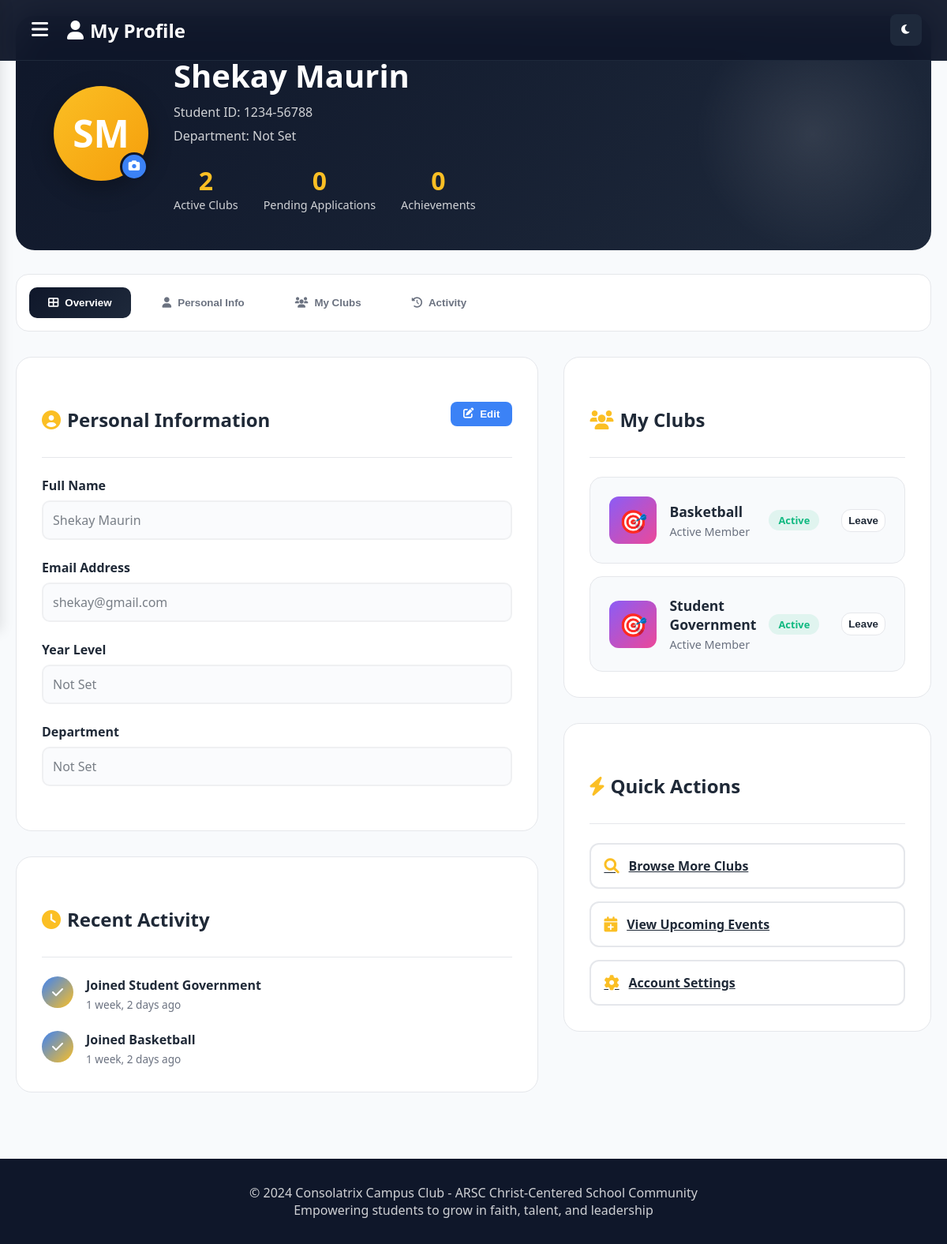
Screenshot of /profile/ (signed in) with the database file from the repository.
### CCC/models.py (models this page shows, shortened)
class User(AbstractUser):
    groups = models.ManyToManyField(
        'auth.Group',
        verbose_name='groups',
        blank=True,
        related_name='ccc_users',
        related_query_name='ccc_user',
        help_text='The groups this user belongs to.'
    )
    department = models.CharField(
        max_length=100,
        blank=True,
        null=True,
        help_text="Student's department/college"
    )
    user_permissions = models.ManyToManyField(
        'auth.Permission',
        verbose_name='user permissions',
        blank=True,
        related_name='ccc_users_permissions',
        related_query_name='ccc_user_permission',
        help_text='Specific permissions for this user.'
    )
    email = models.EmailField(unique=True)
    username = models.CharField(max_length=150, blank=True)
    student_id = models.CharField(max_length=20, unique=True)  # Changed from 10 to 20
    year_level = models.IntegerField(null=True)
    phone = models.CharField(max_length=15, blank=True, default='')
    bio = models.TextField(blank=True)
    interests = models.JSONField(default=list)
    newsletter = models.BooleanField(default=False)
    objects = CustomUserManager()
    USERNAME_FIELD = 'email'
    REQUIRED_FIELDS = ['username']

class ClubApplication(models.Model):
    STATUS_PENDING = 'PENDING'
    STATUS_APPROVED = 'APPROVED'
    STATUS_REJECTED = 'REJECTED'
    STATUS_CHOICES = [
        (STATUS_PENDING, 'Pending'),
        (STATUS_APPROVED, 'Approved'),
        (STATUS_REJECTED, 'Rejected'),
    ]
    user = models.ForeignKey(
        settings.AUTH_USER_MODEL,
        on_delete=models.CASCADE,
        related_name='club_applications'
    )
    club = models.ForeignKey(Club, on_delete=models.CASCADE, related_name='applications')
    message = models.TextField(blank=True)
    status = models.CharField(
        max_length=20,
        choices=STATUS_CHOICES,
        default=STATUS_PENDING
    )
    created_at = models.DateTimeField(auto_now_add=True)
    reviewed_at = models.DateTimeField(null=True, blank=True)
    reviewer = models.ForeignKey(
        settings.AUTH_USER_MODEL,
        null=True,
        blank=True,
        on_delete=models.SET_NULL,
        related_name='reviewed_applications'
    )
    class Meta:
        unique_together = ('user', 'club')
        ordering = ['-created_at']

class Club(models.Model):
    name = models.CharField(max_length=150, unique=True)
    slug = models.SlugField(max_length=160, unique=True)
    description = models.TextField(blank=True)
    members = models.ManyToManyField(
        settings.AUTH_USER_MODEL,
        related_name='clubs',
        blank=True,
        help_text='Users who are accepted members of this club'
    )
    created_at = models.DateTimeField(auto_now_add=True)
    def member_count(self):
        return self.members.count()
    member_count.short_description = 'Members'

### CCC/views.py (the view)
# urls.py: path('profile/', views.profile, name='profile'),
@login_required
def profile(request):
    user = request.user
    active_clubs = user.clubs.all()  # uses ManyToMany related_name='clubs'
    all_apps = ClubApplication.objects.filter(user=user).select_related('club').order_by('-created_at')
    context = {
        'user': user,
        'active_clubs': active_clubs,
        'pending_applications': all_apps.filter(status=ClubApplication.STATUS_PENDING),
        'approved_applications': all_apps.filter(status=ClubApplication.STATUS_APPROVED),
        'rejected_applications': all_apps.filter(status=ClubApplication.STATUS_REJECTED),
    }
    return render(request, 'profile.html', context)

### CCC/templates/profile.html (shortened to what this page needs)
{% load static %}
<!DOCTYPE html>
<html lang="en">
<head>
    <link href="https://cdnjs.cloudflare.com/ajax/libs/font-awesome/6.0.0/css/all.min.css" rel="stylesheet">
</head>
<body>
    <nav class="navbar">
        <div class="nav-container">
            <div class="nav-left">
                <button class="menu-toggle" onclick="openSidebar()">
                    <i class="fas fa-bars"></i>
                </button>
                <a href="{% url 'profile' %}" class="logo">
                    <i class="fas fa-user"></i>
                    My Profile
                </a>
            </div>
            <div class="nav-right">
                <button class="theme-toggle" onclick="toggleTheme()">
                    <i class="fas fa-moon" id="theme-icon"></i>
                </button>
            </div>
        </div>
    </nav>
    <div class="profile-container">
        <div class="profile-header">
            <div class="profile-header-content">
                <div class="profile-avatar">
                    {% with fn=user.first_name|default:'' ln=user.last_name|default:'' %}
                        {{ fn|slice:":1"|upper }}{{ ln|slice:":1"|upper }}
                    {% endwith %}
                    <div class="avatar-upload">
                        <i class="fas fa-camera"></i>
                    </div>
                </div>
                <div class="profile-info">
                    <h1>{{ user.get_full_name|default:user.email }}</h1>
                    <div class="student-id">Student ID: {{ user.student_id|default:"N/A" }}</div>
                    <div class="student-department">Department: {{ user.department|default:"Not Set" }}</div>
                    <div class="profile-stats">
                        <div class="stat-item">
                            <div class="stat-number">{{ active_clubs.count }}</div>
                            <div class="stat-label">Active Clubs</div>
                        </div>
                        <div class="stat-item">
                            <div class="stat-number">{{ pending_applications.count }}</div>
                            <div class="stat-label">Pending Applications</div>
                        </div>
                        <div class="stat-item">
                            <div class="stat-number">0</div>
                            <div class="stat-label">Achievements</div>
                        </div>
                    </div>
                </div>
            </div>
        </div>
        <div class="profile-tabs">
            <button class="tab-btn active" onclick="switchTab('overview')">
                <i class="fas fa-th-large"></i>
                Overview
            </button>
            <button class="tab-btn" onclick="switchTab('personal')">
                <i class="fas fa-user"></i>
                Personal Info
            </button>
            <button class="tab-btn" onclick="switchTab('clubs')">
                <i class="fas fa-users"></i>
                My Clubs
            </button>
            <button class="tab-btn" onclick="switchTab('activity')">
                <i class="fas fa-history"></i>
                Activity
            </button>
        </div>
        <div class="tab-content active" id="overview-tab">
            <div class="profile-grid">
                <div>
                    <div class="profile-card">
                        <div class="card-header">
                            <h3 class="card-title">
                                <i class="fas fa-user-circle"></i>
                                Personal Information
                            </h3>
                            <button class="edit-btn" onclick="switchTab('personal')">
                                <i class="fas fa-edit"></i>
                                Edit
                            </button>
                        </div>
                        <div class="form-group">
                            <label>Full Name</label>
                            <input type="text" value="{{ user.get_full_name|default:'Not Set' }}" disabled>
                        </div>
                        <div class="form-group">
                            <label>Email Address</label>
                            <input type="email" value="{{ user.email }}" disabled>
                        </div>
                        <div class="form-group">
                            <label>Year Level</label>
                            <input type="text" value="{% if user.year_level %}{{ user.year_level }}{% if user.year_level == '1' or user.year_level == 1 %}st{% elif user.year_level == '2' or user.year_level == 2 %}nd{% elif user.year_level == '3' or user.year_level == 3 %}rd{% else %}th{% endif %} Year{% else %}Not Set{% endif %}" disabled>
                        </div>
                        <div class="form-group">
                            <label>Department</label>
                            <input type="text" value="{{ user.department|default:'Not Set' }}" disabled>
                        </div>
                    </div>
                    <div class="profile-card" style="margin-top: 2rem;">
                        <div class="card-header">
                            <h3 class="card-title">
                                <i class="fas fa-clock"></i>
                                Recent Activity
                            </h3>
                        </div>
                        <div class="activity-timeline">
                            {% if approved_applications %}
                                {% for app in approved_applications|slice:":5" %}
                                <div class="activity-item">
                                    <div class="activity-icon">
                                        <i class="fas fa-check"></i>
                                    </div>
                                    <div class="activity-content">
                                        <div class="activity-title">Joined {{ app.club.name }}</div>
                                        <div class="activity-time">{{ app.reviewed_at|timesince }} ago</div>
                                    </div>
                                </div>
                                {% endfor %}
                            {% else %}
                                <p class="no-data">No recent activity</p>
                            {% endif %}
                        </div>
                    </div>
                </div>
                <div>
                    <div class="profile-card">
                        <div class="card-header">
                            <h3 class="card-title">
                                <i class="fas fa-users"></i>
                                My Clubs
                            </h3>
                        </div>
                        <div class="clubs-list">
                            {% if active_clubs %}
                                {% for club in active_clubs %}
                                <div class="club-item">
                                    <div class="club-icon arts">🎯</div>
                                    <div class="club-details">
                                        <div class="club-name">{{ club.name }}</div>
                                        <div class="club-role">Active Member</div>
                                    </div>
                                    <span class="club-status active">Active</span>
                                    <form class="leave-club-form" data-club-id="{{ club.id }}" style="margin-left:12px;">
                                        <button type="button" class="action-btn leave-btn" title="Leave club" style="background:#fff;border:1px solid var(--border-color);padding:6px 8px;">
                                            Leave
                                        </button>
                                    </form>
                                </div>
                                {% endfor %}
                            {% else %}
                                <p class="no-data">You haven't joined any clubs yet. <a href="{% url 'clubs' %}">Browse clubs</a> to get started!</p>
                            {% endif %}
                        </div>
                    </div>
                    <div class="profile-card" style="margin-top: 2rem;">
                        <div class="card-header">
                            <h3 class="card-title">
                                <i class="fas fa-bolt"></i>
                                Quick Actions
                            </h3>
                        </div>
                        <div class="quick-actions">
                            <a href="{% url 'clubs' %}" class="action-btn">
                                <i class="fas fa-search"></i>
                                Browse More Clubs
                            </a>
                            <a href="{% url 'events' %}" class="action-btn">
                                <i class="fas fa-calendar-plus"></i>
                                View Upcoming Events
                            </a>
                            <a href="{% url 'settings' %}" class="action-btn">
                                <i class="fas fa-cog"></i>
                                Account Settings
                            </a>
                        </div>
                    </div>
                </div>
            </div>
        </div>
    </div>
    <footer class="footer">
        <p>&copy; 2024 Consolatrix Campus Club - ARSC Christ-Centered School Community</p>
        <p>Empowering students to grow in faith, talent, and leadership</p>
    </footer>
</body>
</html>

### rows the page displays
User: first_name "S", last_name "M", get_full_name "Shekay Maurin", student_id "1234-56788", department "Not Set", email "shekay@gmail.com", year_level "Not Set"
ClubApplication: club.name "Student Government", reviewed_at "1 week, 2 days"
ClubApplication: club.name "Basketball", reviewed_at "1 week, 2 days"
Club: name "Basketball"
Club: name "Student Government"

### other values shown
{{ active_clubs.count }} "2"
{{ pending_applications.count }} "0"
